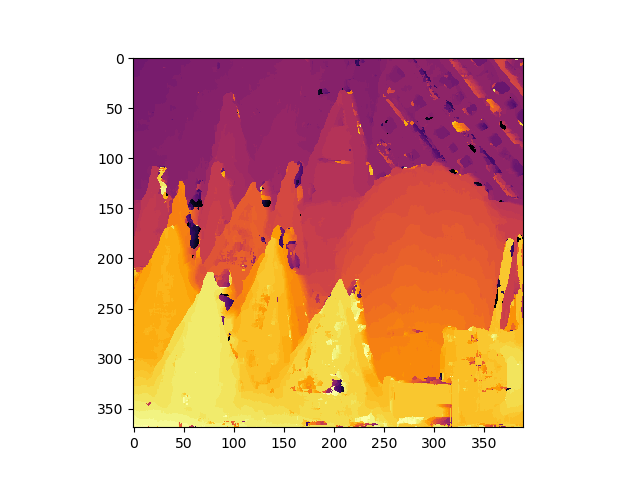

This figure's Python source:
import matplotlib.pyplot as plt
import numpy as np
import time

# Start a timer
tic = time.process_time()

# Read the two images
left = plt.imread('left.png')
right = plt.imread('right.png')

# Convert the images from RGB to grayscale by
# averaging the three color channels.
leftI = np.mean(left, axis=2)
rightI = np.mean(right, axis=2)

# DbasicSubpixel will hold the result of the block matching.
# The values will be 'single' precision (32-bit) floating point.
DbasicSubpixel = np.zeros(np.shape(leftI), dtype='float32')

# The disparity range defines how many pixels away from the block's location
# in the first image to search for a matching block in the other image.
# 50 appears to be a good value for the 450x375 images from the "Cones"
# dataset.
disparityRange = 50

# Define the size of the blocks for block matching.
halfBlockSize = 3
blockSize = 2 * halfBlockSize + 1

# Get the image dimensions.
imgHeight, imgWidth = np.shape(leftI)

# For each row 'm' of pixels in the image...
for m in range(imgHeight):

    # Set min / max row bounds for the template and blocks.
    # e.g., for the first row, minr = 0 and maxr = 3
    minr = max(0, m - halfBlockSize)
    maxr = min(imgHeight-1, m + halfBlockSize)

    # For each column 'n' of pixels in the image...
    for n in range(imgWidth):
        # Set the min / max column bounds for the template.
        # e.g., for the first column, minc = 1 and maxc = 4
        minc = max(0, n - halfBlockSize)
        maxc = min(imgHeight-1, n + halfBlockSize)

        # Define the search boundaries as offsets from the template location.
        # Limit the search so that we don't go outside of the image.
        # 'mind' is the the maximum number of pixels we can search to the left.
        # 'maxd' is the maximum number of pixels we can search to the right.
        #
        # In the "Cones" dataset, we only need to search to the right, so mind
        # is 0.
        #
        # For other images which require searching in both directions, set mind
        # as follows:
        #   mind = max(-disparityRange, 1 - minc);
        mind = 0
        maxd = min(disparityRange, imgWidth - maxc)

        # Select the block from the right image to use as the template.
        template = rightI[minr:maxr+1, minc:maxc+1]

        # Get the number of blocks in this search.
        numBlocks = maxd - mind + 1

        # Create a vector to hold the block differences.
        blockDiffs = np.zeros(numBlocks)

        # Calculate the difference between the template and each of the blocks.
        for i, d in enumerate(range(mind, maxd+1)):

            # Select the block from the left image at the distance 'i'.
            block = leftI[minr:maxr+1, minc+d:maxc+d+1]

            # Take the sum of absolute differences(SAD) between the template
            # and the block and store the resulting value.
            blockDiffs[i] = sum(sum(abs(template - block)))

        # Sort the SAD values to find the closest match(smallest difference).
        # Discard the sorted vector(the "~" notation), we just want the list
        # of indices.
        #
        # Get the index of the closest - matching block.
        bestMatchIndex = np.argmin(blockDiffs)

        # Convert the index of this block back into an offset.
        # This is the final disparity value produced by basic block matching.
        d = bestMatchIndex + mind - 1

        # Calculate a sub - pixel estimate of the disparity by interpolating.
        # Sub - pixel estimation requires a block to the left and right, so we
        # skip it if the best matching block is at either edge of the search
        # window.
        if bestMatchIndex == 0 or bestMatchIndex == numBlocks-1:
            # Skip sub - pixel estimation and store the initial disparity value.
            DbasicSubpixel[m, n] = d
        else:
            # Grab the SAD values at the closest matching block(C2) and it's
            # immediate neighbors(C1 and C3).
            C1 = blockDiffs[bestMatchIndex - 1]
            C2 = blockDiffs[bestMatchIndex]
            C3 = blockDiffs[bestMatchIndex + 1]

            # Adjust the disparity by some fraction.
            # We're estimating the subpixel location of the true best match.
            DbasicSubpixel[m, n] = d - (0.5 * (C3 - C1) / (C1 - (2 * C2) + C3))

    # Update progress every 10th row.
    if m % 10 == 0:
        print("  Image row {0:d} / {1:d} {2:.2f}%".format(m, imgHeight, (m / imgHeight) * 100))

# Display compute time.
toc = time.process_time()
elapsed = toc - tic
print("Calculating disparity map took {0:.2f} min.\n".format(elapsed / 60.0))

# Display the Disparity Map
plt.imshow(DbasicSubpixel, cmap="inferno")
plt.savefig('classicStereo.png', )
